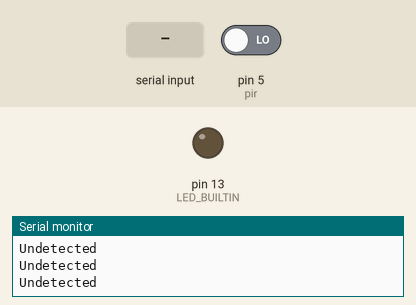
This sketch was run on a simulated Arduino Uno, built with avr-gcc and run on an emulated ATmega328P. Shown: output pins drawn as LEDs (lit = HIGH), the last lines printed to the serial monitor. Inputs (shaded band) come from the test bench; at power-on: pin 5 (pir) LOW. The modem accepts every AT command (registered, SIM ready, sends succeed) and sends nothing else.

Above: at 1.2 s.
1.3 s: pin 5 (pir) driven HIGH
At 2.0 s:
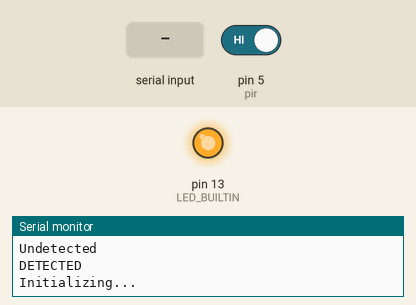
2.8 s: "1" received over the second serial link
Timing chart, 0 to 5.8 s (numbered marks = the images above; inputs shaded):
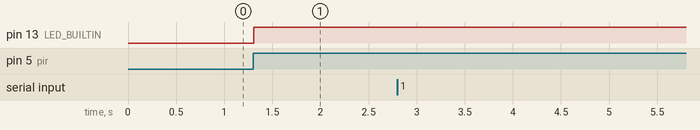

The sketch:

lock.ino
```cpp
#include <SoftwareSerial.h>

int pir = 5;
int pir_stat = 0;
//Create software serial object to communicate with SIM800L
SoftwareSerial mySerial(3, 2); //SIM800L Tx & Rx is connected to Arduino #3 & #2

void setup()
{
  //Begin serial communication with Arduino and Arduino IDE (Serial Monitor)
  Serial.begin(9600);
  pinMode(pir, INPUT);
  pinMode(pir_stat, OUTPUT);
  pinMode(LED_BUILTIN, OUTPUT);
  //Begin serial communication with Arduino and SIM800L

}

void loop()
{
  pir_stat = digitalRead(pir);
  if(pir_stat == HIGH){
     digitalWrite(LED_BUILTIN, HIGH);
     Serial.println("DETECTED");
      mySerial.begin(9600);
  Serial.println("Initializing...");
  delay(1000);

  mySerial.println("AT"); //Once the handshake test is successful, it will back to OK
  updateSerial();
  mySerial.println("ATD+ +919650691311;"); //Signal quality test, value range is 0-31 , 31 is the best
  updateSerial();
  delay(15000);
  mySerial.println("ATH");
     updateSerial();
  }
  else
  {
    digitalWrite(LED_BUILTIN, LOW);
    Serial.println("Undetected");
  }
}

void updateSerial()
{
  delay(500);
  while (Serial.available())
  {
    mySerial.write(Serial.read());//Forward what Serial received to Software Serial Port
  }
  while(mySerial.available())
  {
    Serial.write(mySerial.read());//Forward what Software Serial received to Serial Port
  }
}
```

Measured:
- after the input at 1.3 s, pin 13 (LED_BUILTIN): LOW → HIGH at once
